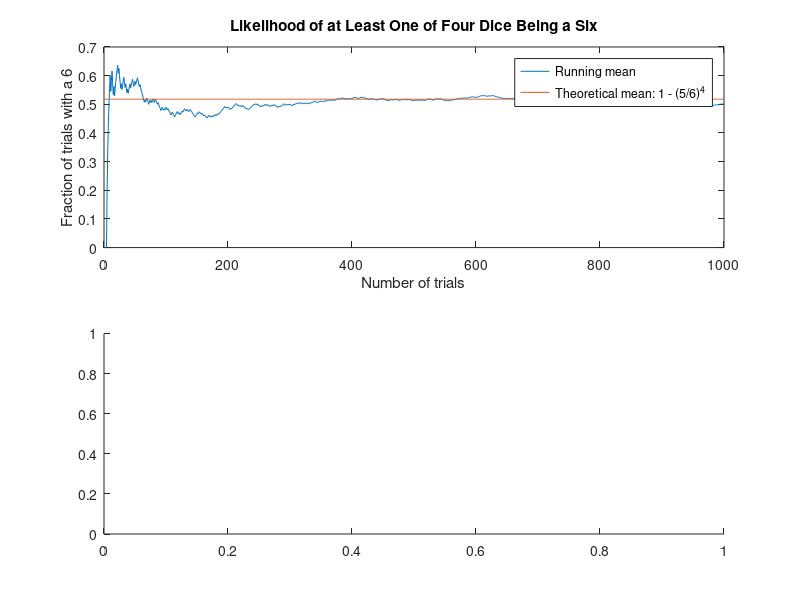

Write the MATLAB code that produced this figure. (Note: this script raises an error after producing the figure.)

r = zeros(1000, 1);
u = zeros(1000, 1);
all_rolls = zeros(1000, 4);
for n=1:1000
    rolls = randi([1,6],1,4);
    all_rolls(n,:) = rolls;
    r(n) = sum(find(rolls==6)) > 0;
    u(n) = mean(r(1:n));
end


figure
subplot(2,1,1);
plot(1:1000, u, 1:1000, ones(1000, 1) - (5/6)^4);
xlabel('Number of trials')
ylabel('Fraction of trials with a 6');
title('Likelihood of at Least One of Four Dice Being a Six')
legend('Running mean', 'Theoretical mean: 1 - (5/6)^4')

subplot(2,1,2);
histogram(all_rolls, 6);
title('Number of Times Each Die Number was Rolled in 1000 Trials')
xlabel('Die number')
ylabel('Number of occurences')